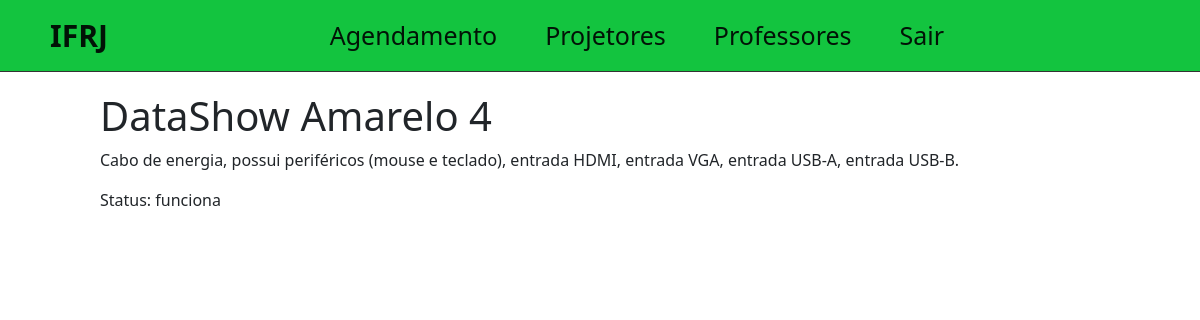
Screenshot of /disp/33 (signed in) with the database file from the repository.
### tcc/models.py (models this page shows, shortened)
class Dispositivo(models.Model):
    STATUS = (
        ('funciona', 'Funciona'),
        ('estragado', 'Estragado'),
    )
    nome = models.CharField(max_length=255, null=False)
    descricao = models.TextField(null=False)
    funcionamento = models.CharField(
        null=False,
        default='func',
        max_length=9,
        choices=STATUS,
    )
    created_at = models.DateTimeField(auto_now_add=True)
    updated_at = models.DateTimeField(auto_now=True)

### tcc/views.py (the view)
# urls.py: path('disp/<int:id>', views.projView),
@login_required
def projView(request, id):
    proj = get_object_or_404(Dispositivo, pk=id)
    return render(request, 'tcc/proj.html', {'proj': proj})

### tcc/templates/tcc/proj.html (shortened to what this page needs)
{% extends 'home.html' %}
{% block content %}
<div class="offset-1 col-10 info-div">
    <h1>{{proj.nome}}</h1>
    <p>{{proj.descricao}}</p>
    <p>Status: {{proj.funcionamento}}</p>
</div>
{% endblock %}

### static/css/styles.css (style rules this page uses)
.info-div { padding: 0; }

### rows the page displays
Dispositivo: nome "DataShow Amarelo 4", descricao "Cabo de energia, possui periféricos (mouse e teclado), entrada HDMI, entrada VGA, entrada USB-A, entrada USB-B.", funcionamento "funciona"
